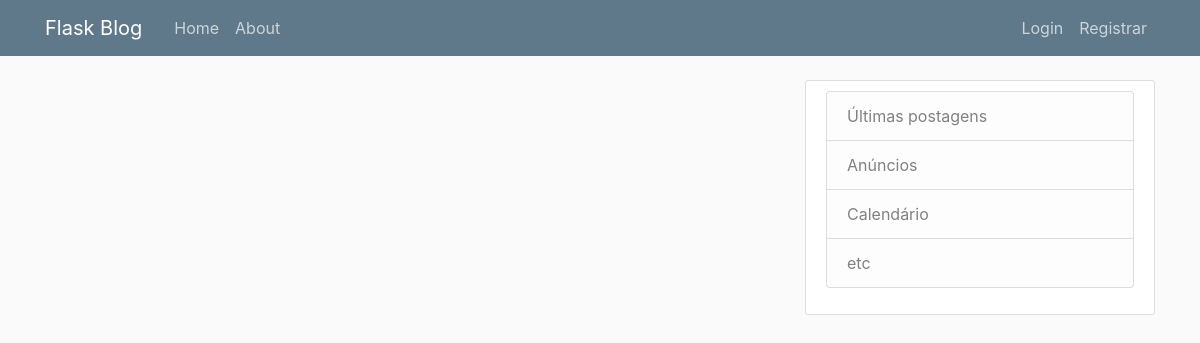
Page /home on the earlier database version.
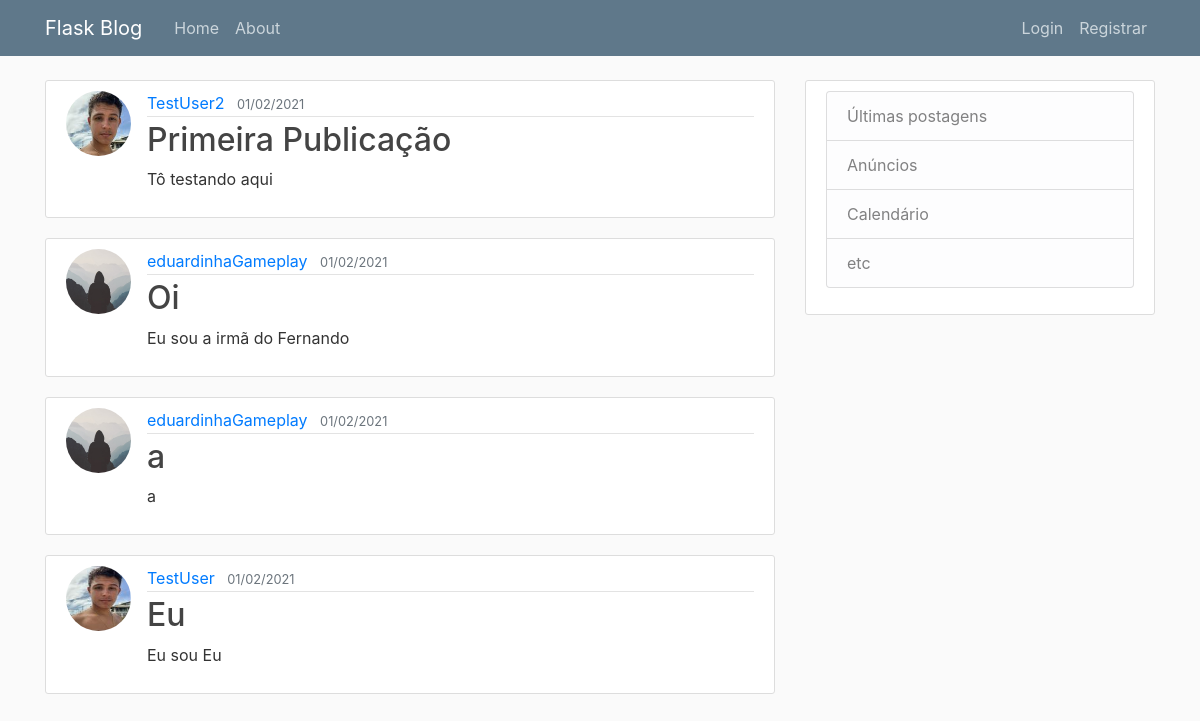
Same page on the later database version.
### flaskblog/models.py (models this page shows, shortened)
class Post(db.Model):
    id = db.Column(db.Integer, primary_key=True)
    title = db.Column(db.String(100), nullable=False)
    date_posted = db.Column(db.DateTime, nullable=False, default=datetime.now())
    content = db.Column(db.Text, nullable=False)
    user_id = db.Column(db.Integer, db.ForeignKey('user.id'), nullable=False)

class User(db.Model, UserMixin):
    id = db.Column(db.Integer, primary_key=True)
    username = db.Column(db.String(20), unique=True, nullable=False)
    email = db.Column(db.String(120), unique=True, nullable=False)
    image_file = db.Column(db.String(20), nullable=False, default='default.jpg')
    password = db.Column(db.String(60), nullable=False)
    posts = db.relationship('Post', backref='author', lazy=True)

### flaskblog/routes.py (the view)
@app.route('/')
@app.route('/home')
def home():
    posts = Post.query.all()
    return render_template('home.html', posts=posts)

### flaskblog/templates/home.html
{% extends "layout.html" %}
{% block content %}
    {% for post in posts %}
        <article class="media content-section">
        <img class="rounded-circle article-img" src="{{ url_for('static', filename='profile_pics/' + post.author.image_file)}}">
            <div class="media-body">
                <div class="article-metadata">
                    <a class="mr-2" href="#">{{ post.author.username }}</a>
                    <small class="text-muted">{{ post.date_posted.strftime("%d/%m/%Y") }}</small>
                </div>
                <h2><a class="article-title" href="{{ url_for('post', post_id=post.id)}}">{{ post.title }}</a></h2>
                <p class="article-content">{{ post.content }}</p>
            </div>
        </article>
    {% endfor %}
{% endblock content %}

### flaskblog/templates/layout.html (shortened to what this page needs)
<!DOCTYPE html>
<html>
<head>
    <link rel="stylesheet" href="https://maxcdn.bootstrapcdn.com/bootstrap/4.0.0/css/bootstrap.min.css">
    <link rel="stylesheet" type="text/css" href="{{ url_for('static', filename='main.css') }}">
</head>
<body>
    <header class="site-header">
        <nav class="navbar navbar-expand-md navbar-dark bg-steel fixed-top">
            <div class="container">
                <a class="navbar-brand mr-4" href="/">Flask Blog</a>
                <div class="collapse navbar-collapse" id="navbarToggle">
                    <div class="navbar-nav mr-auto">
                        <a class="nav-item nav-link" href="{{ url_for('home') }}">Home</a>
                        <a class="nav-item nav-link" href="{{ url_for('about') }}">About</a>
                    </div>
                    <div class="navbar-nav">
                        {% if current_user.is_authenticated %}
                            <a class="nav-item nav-link" href="{{ url_for('new_post') }}">Nova Publicação</a>
                            <a class="nav-item nav-link" href="{{ url_for('account') }}">Conta</a>
                            <a class="nav-item nav-link" href="{{ url_for('logout') }}">Sair</a>
                        {% else %}
                            <a class="nav-item nav-link" href="{{ url_for('login') }}">Login</a>
                            <a class="nav-item nav-link" href="{{ url_for('register') }}">Registrar</a>
                        {% endif %}
                    </div>
                </div>
            </div>
        </nav>
    </header>
    <main role="main" class="container">
        <div class="row">
            <div class="col-md-8">
                {% block content %}{% endblock %}
            </div>
            <div class="col-md-4">
                <div class="content-section">
                    <ul class="list-group">
                        <li class="list-group-item list-group-item-light">Últimas postagens</li>
                        <li class="list-group-item list-group-item-light">Anúncios</li>
                        <li class="list-group-item list-group-item-light">Calendário</li>
                        <li class="list-group-item list-group-item-light">etc</li>
                    </ul>
                </div>
            </div>
        </div>
    </main>
</body>
</html>

### flaskblog/static/main.css (style rules this page uses)
body { background: #fafafa; color: #333333; margin-top: 5rem; }
h1, h2, h3, h4, h5, h6 { color: #444444; }
.bg-steel { background-color: #5f788a; }
.site-header .navbar-nav .nav-link { color: #cbd5db; }
.content-section { background: #ffffff; padding: 10px 20px; border: 1px solid #dddddd; border-radius: 3px; margin-bottom: 20px; }
.article-title { color: #444444; }
.article-content { white-space: pre-line; }
.article-img { height: 65px; width: 65px; margin-right: 16px; }
.article-metadata { padding-bottom: 1px; margin-bottom: 4px; border-bottom: 1px solid #e3e3e3 }

Differences in the rows shown:
added Post: image_file (picture), author.username "TestUser2", date_posted "01/02/2021", title "Primeira Publicação", content "Tô testando aqui"
added Post: image_file (placeholder picture), author.username "eduardinhaGameplay", date_posted "01/02/2021", title "Oi", content "Eu sou a irmã do Fernando"
added Post: image_file (placeholder picture), author.username "eduardinhaGameplay", date_posted "01/02/2021", title "a", content "a"
added Post: image_file (picture), author.username "TestUser", date_posted "01/02/2021", title "Eu", content "Eu sou Eu"
